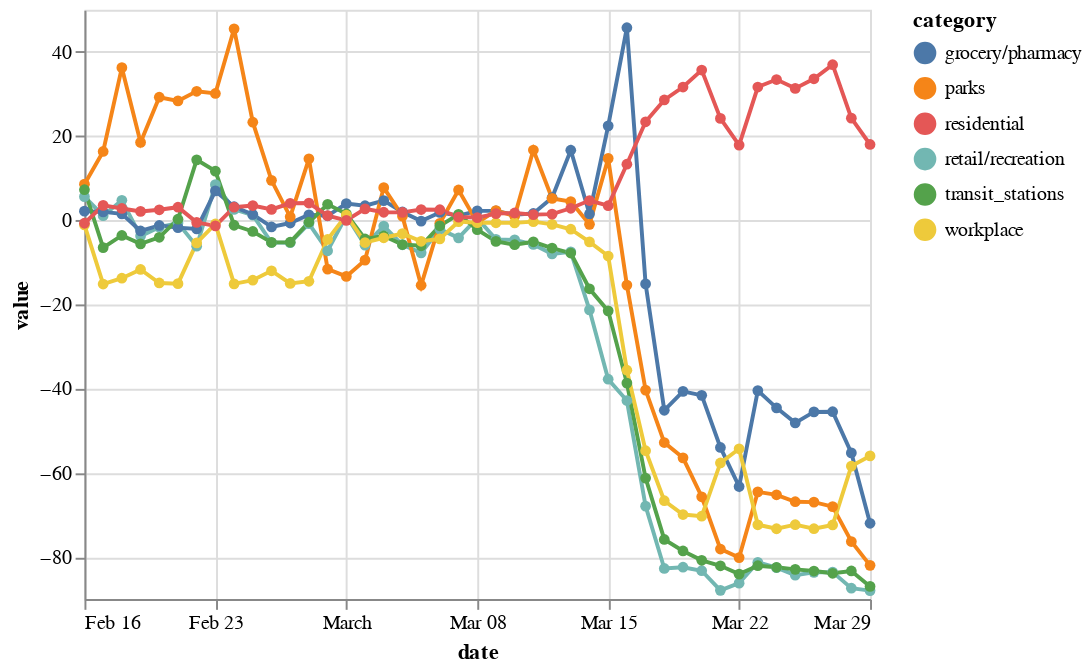

The code cell stored with this chart in its notebook:
### Code cell
fr = df.query('country == "France" and region == "total"')
alt.Chart(fr).mark_line(point=True).encode(x='date:T', y='value', color='category')

### Figure 1 — Vega-Lite specification as saved in the notebook (floating-point values rounded to 4 significant figures; data arrays with more than 128 entries replaced by an {"elided": "..."} marker saying what was removed)
{"config": {"view": {"continuousWidth": 400, "continuousHeight": 300}}, "data": {"name": "data-7b72fcfb1620e53d91d89d5432efe3cf"}, "mark": {"type": "line", "point": true}, "encoding": {"color": {"type": "nominal", "field": "category"}, "x": {"type": "temporal", "field": "date"}, "y": {"type": "quantitative", "field": "value"}}, "$schema": "https://vega.github.io/schema/vega-lite/v4.8.1.json", "datasets": {"data-7b72fcfb1620e53d91d89d5432efe3cf": {"elided": "258 records"}}}
